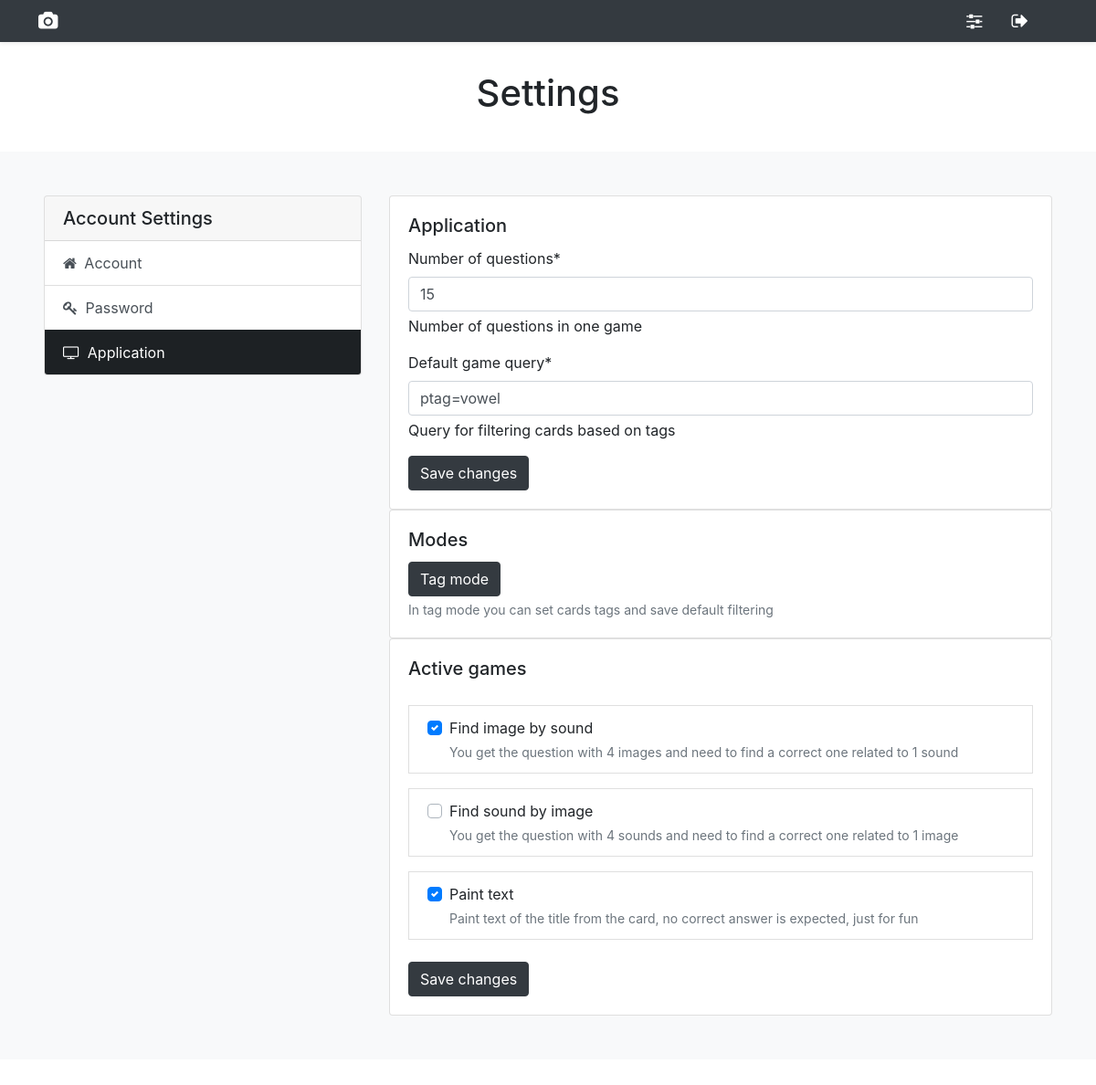
/user_settings/ (signed in), run on an earlier commit of the app's database.
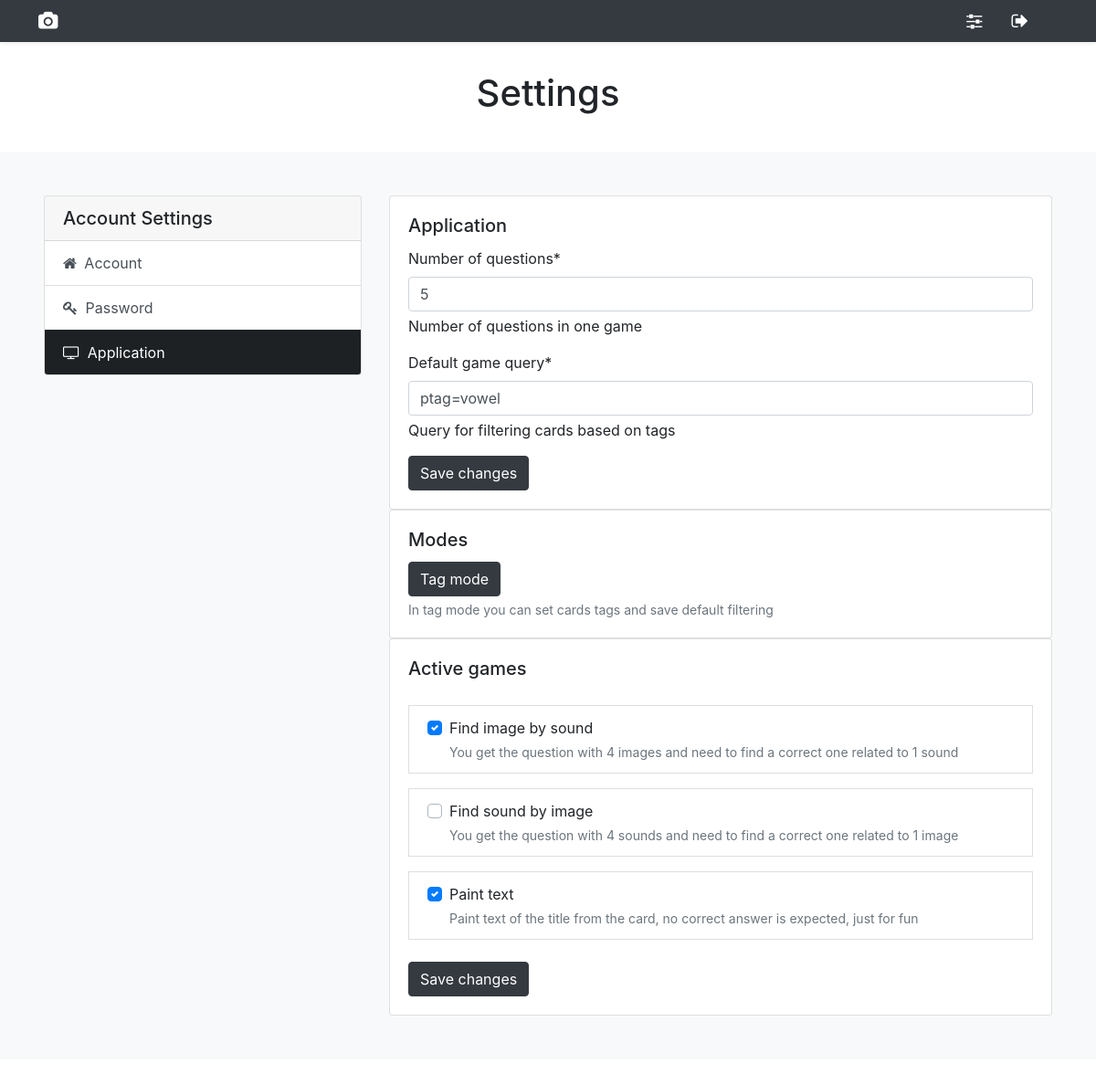
And on a later commit of the database.
### user_settings/models.py (models this page shows, shortened)
class UserSetting(Model):
    user = models.OneToOneField(User, on_delete=models.CASCADE)
    number_of_questions = models.PositiveIntegerField(default=10)
    default_game_query = models.CharField(max_length=100, default="")
    games = models.ManyToManyField(GameType, related_name='games')

### cards_games/models.py (models this page shows, shortened)
class GameType(models.Model):
    title = models.CharField(max_length=50, unique=True)
    template_name = models.CharField(max_length=100, blank=True, null=True)
    description = models.CharField(max_length=100, blank=True, null=True)
    image = ResizedImageField(
        size=[1400, 1000],
        crop=["middle", "center"],
        default="default_image.jpg",
        upload_to="image",
    )

### user_settings/views.py (the view)
# urls.py: path('user_settings/', include('user_settings.urls')),
def user_settings(request):
    settings = UserSetting.objects.get(user=request.user)
    initial_data = {
        'number_of_questions': settings.number_of_questions,
        'default_game_query': settings.default_game_query
    }
    app_form = ApplicationSettingForm(initial=initial_data)
    form_change_password = CustomPasswordChangeForm(user=request.user)
    form_user_edit = UserEditForm(instance=request.user)
    games = GameType.objects.all()
    for game in games:
        game.is_active = settings.games.filter(id=game.id).exists()
    context = {"app_form": app_form, "form_change_password": form_change_password, "form_user_edit": form_user_edit, "games": games}
    return render(request, "user_settings/user_settings.html", context)

### user_settings/forms.py (shortened to what this page needs)
class ApplicationSettingForm(ModelForm):
    class Meta:
        model = UserSetting
        fields = [
            'number_of_questions',
            'default_game_query',
            ]
        help_texts = {
            'number_of_questions': 'Number of questions in one game',
            'default_game_query': 'Query for filtering cards based on tags',
        }

class CustomPasswordChangeForm(PasswordChangeForm):
    def __init__(self, user, *args, **kwargs):
        self.user = user
        super().__init__(user, *args, **kwargs)

### user_settings/templates/user_settings/user_settings.html (shortened to what this page needs)
{% extends "base.html" %}
{% load crispy_forms_tags %}
{% block content %}
<main>
    <section class="py-3 text-center container">
        <div class="row py-lg-3">
            <div class="col-lg-6 col-md-8 mx-auto">
                <h1 class="fw-light">Settings</h1>
            </div>
        </div>
    </section>
<div class="bg-light p-5">
    <div class="container p-0">
        <div class="row">
            <div class="col-md-5 col-xl-4">
                <div class="card">
                    <div class="card-header">
                        <h5 class="card-title mb-0">Account Settings</h5>
                    </div>
                    <div class="list-group list-group-flush" role="tablist">
                        <a class="list-group-item list-group-item-action" data-toggle="list" href="#account" role="tab">
                          <i class="fa fa-home text-center mr-1"></i>
                            Account
                        </a>
                        <a class="list-group-item list-group-item-action" data-toggle="list" href="#password" role="tab">
                          <i class="fa fa-key text-center mr-1"></i>
                          Password
                        </a>
                        <a class="list-group-item list-group-item-action active" data-toggle="list" href="#application" role="tab">
                          <i class="fa fa-tv text-center mr-1"></i>
							Application
                        </a>
                    </div>
                </div>
            </div>
            <div class="col-md-7 col-xl-8">
                <div class="tab-content">
                    <div class="tab-pane fade show active" id="application" role="tabpanel">
                        <div class="card">
                            <div class="card-body">
                                <h5 class="card-title">Application</h5>
                                <form id="app_form" onsubmit="saveSettings(event)" method="post">
                                    {{ app_form|crispy}}
                                    <button type="submit" class="btn btn-dark confetti-button">Save changes</button>
                                </form>
                            </div>
                        </div>
                        <div class="card">
                            <div class="card-body">
                                <h5 class="card-title">Modes</h5>
                                <a href="{% url 'home_with_tags' %}">
                                    <button type="button" class="btn btn-dark">Tag mode</button>
                                </a>
                                <small id="hint_btn_edit_mode" class="form-text text-muted">
                                    In tag mode you can set cards tags and save default filtering</small>
                            </div>
                        </div>
                        <div class="card">
                            <div class="card-body">
                                <h5 class="card-title">Active games</h5>
                                {% if games|length > 0 %}
                                    <ul class="list-group list-group-xl mx-auto">
                                        {% for game in games %}
                                        <div class="pt-3">
                                            <li class="list-group-item rounded-0">
                                                <div class="custom-control custom-checkbox">
                                                    <label class="cursor-pointer d-block custom-control-label" for="game_{{game.id}}">
                                                        {{game.title}}</label>
                                                    <small class="form-text text-muted">{{game.description}}</small>
                                                </div>
                                            </li>
                                        </div>
                                        {% endfor %}
                                    </ul>
                                    <br>
                                    <button type="submit" class="btn btn-dark confetti-button" onclick="gameSelectionSave(event)">Save changes</button>
                                {% else %}
                                <p>No game types</p>
                                {% endif %}
                            </div>
                        </div>
                    </div>
                </div>
            </div>
        </div>
    </div>
    </div>
</main>
{% endblock content %}

### cards_gallery/templates/base.html (shortened to what this page needs)
{% load static %}
<!doctype html>
<html lang="en">
<head>
    <link rel="stylesheet" href="https://cdn.jsdelivr.net/npm/bootstrap@4.6.2/dist/css/bootstrap.min.css">
    <link rel="stylesheet" href="https://stackpath.bootstrapcdn.com/font-awesome/4.7.0/css/font-awesome.min.css" >
    <link rel="stylesheet" href="{% static 'css/custom.css' %}">
</head>
<body>
{% block navbar %}
<header>
    <div class="navbar navbar-dark bg-dark shadow-sm">
        <div class="container">
            {% if user.is_authenticated %}
                <a href="{% url 'home' %}?{{user.usersetting.default_game_query}}" class="navbar-brand d-flex mr-auto">
                    <i class="fa fa-camera mr-3" aria-hidden="true"></i>
                </a>
                <a href="{% url 'user_settings' %}" class="navbar-brand d-flex">
                    <i class="fa fa-sliders mr-3" aria-hidden="true"></i>
                </a>
                <a href="{% url 'logout' %}" class="navbar-brand d-flex">
                    <i class="fa fa-sign-out mr-3" aria-hidden="true"></i>
                </a>
            {% endif %}
        </div>
    </div>
</header>
{% endblock navbar %}
{% block content %}
{% endblock content %}
<footer class="text-muted py-5">
</footer>
</body>
</html>

### cards_gallery/static/css/custom.css (style rules this page uses)
.container,.container-fluid,.container-lg,.container-md,.container-sm,.container-xl,.container-xxl { width:100%; padding-right:var(--bs-gutter-x,.75rem); padding-left:var(--bs-gutter-x,.75rem); margin-right:auto; margin-left:auto }
@media (min-width:576px) { .container,.container-sm { max-width:540px } }
@media (min-width:768px) { .container,.container-md,.container-sm { max-width:720px } }
@media (min-width:992px) { .container,.container-lg,.container-md,.container-sm { max-width:960px } }
@media (min-width:1200px) { .container,.container-lg,.container-md,.container-sm,.container-xl { max-width:1140px } }
:root { --control-bg-color: #1d2124; }
.list-group-item.active { background-color: var(--control-bg-color); border-color: var(--control-bg-color); }

What changed in the data, as far as the page shows it:
changed UserSetting "ptag=vowel": number_of_questions "15" → "5"
